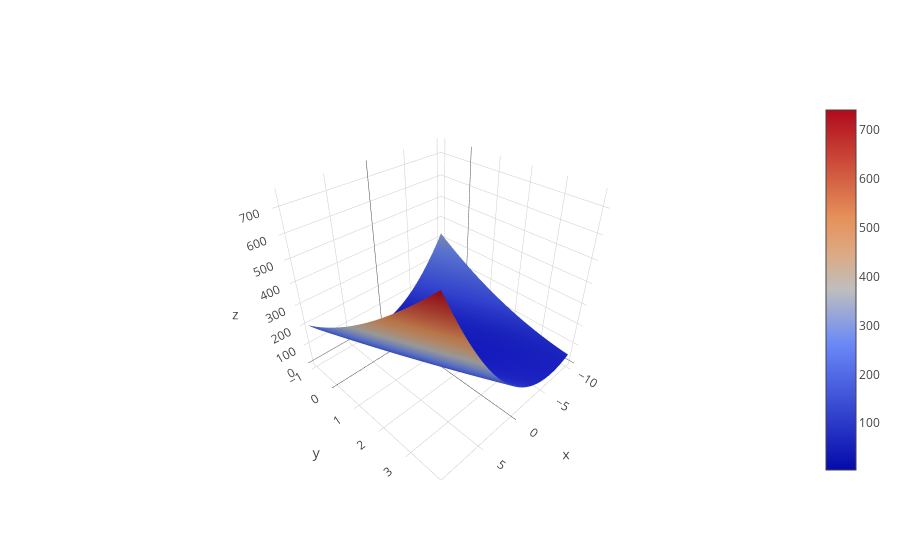

The notebook cell saved with this chart:
### Markdown cell above
## Surface plot

### Code cell
def plot_surface(x, y):
    theta0_vals = np.linspace(-10, 10, 100)
    theta1_vals = np.linspace(-1, 4, 100)
    J_vals = np.zeros((len(theta0_vals), len(theta1_vals)))
    
    i = 0
    j = 0
    while i < len(theta0_vals):
        while j < len(theta1_vals):
            t = np.array([[theta0_vals[i]], [theta1_vals[j]]])
            J_vals[i, j] = compute_cost(x, y, t)
            j += 1
        j = 0
        i += 1
            
    data = [
        Surface(z=J_vals, x=theta0_vals, y=theta1_vals)
    ]
    
    # Plot the graph
    iplot(dict(data=data))

plot_surface(X, Y)
